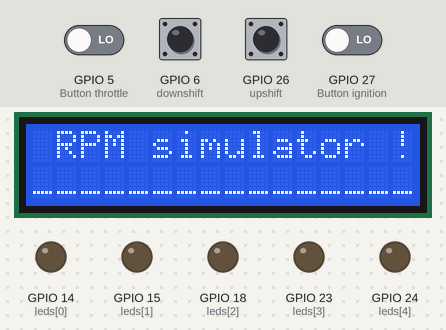
This program was run on a simulated Raspberry Pi (BCM pin numbers). On the bench: 16×2 character LCD, output pins drawn as LEDs (lit = HIGH). Inputs (shaded band) come from the test bench; at power-on: GPIO 5 (Button throttle), GPIO 6 (downshift), GPIO 26 (upshift), GPIO 27 (Button ignition) LOW. Threads take turns every 2 ms; what the program prints to the terminal is not drawn.

Above: at 5.0 s.
5.1 s: GPIO 5 (Button throttle) driven HIGH and GPIO 27 (Button ignition) driven HIGH
6.6 s: GPIO 27 (Button ignition) driven LOW
At 8.3 s:
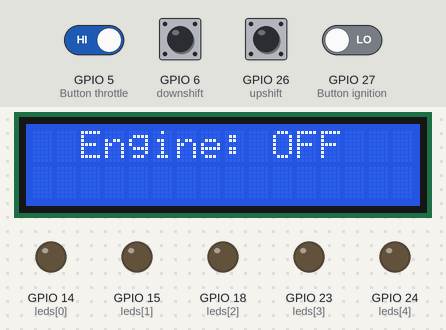
8.6 s: GPIO 27 (Button ignition) driven HIGH
At 9.8 s:
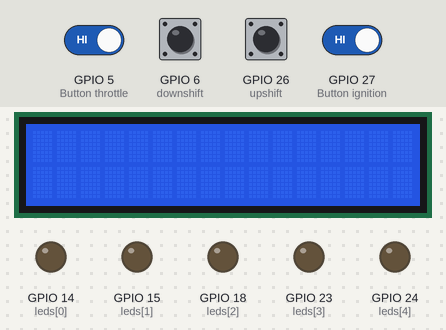
At 12.1 s:
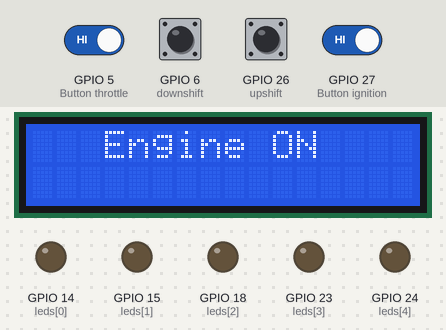
Timing chart, 0 to 19.3 s (numbered marks = the images above; inputs shaded):
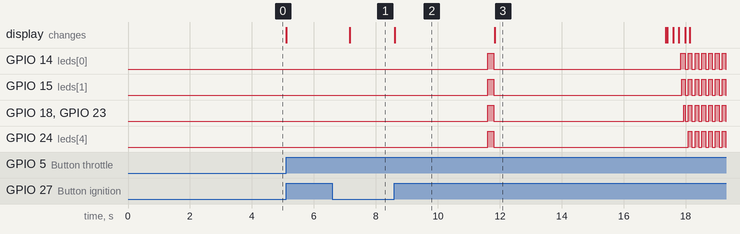

Measured:
- after the input at 6.6 s, the display: changes after 0.56 s (image 1)
- after the input at 8.6 s, GPIO 14 (leds[0]): goes HIGH 0.20 s, LOW 6.0 s, 6 × (HIGH 0.14 s, LOW 0.10 s), HIGH 0.12 s, then LOW, starting after 3.0 s; GPIO 15 (leds[1]): goes HIGH 0.20 s, LOW 6.1 s, 6 × (HIGH 0.10 s, LOW 0.10 s), HIGH 0.12 s, then LOW, starting after 3.0 s
- what the display in image 2 shows lasts 3.2 s, from 8.6 s to 11.8 s

The program:

rev-counter.py
```python
from gpiozero import LED, Button, LEDBoard
from RPLCD.i2c import CharLCD
from time import sleep
import threading
import os

# ==============================
# Terminal styling & formatting
# ==============================
CURSOR_UP = '\033[1A'
CLEAR = '\x1b[2K'
CLEAR_LINE = CURSOR_UP + CLEAR

class color:
   PURPLE = '\033[95m'
   CYAN = '\033[96m'
   DARKCYAN = '\033[36m'
   BLUE = '\033[94m'
   GREEN = '\033[92m'
   YELLOW = '\033[93m'
   RED = '\033[91m'
   BOLD = '\033[1m'
   UNDERLINE = '\033[4m'
   END = '\033[0m'

# ==============================
# Global variables
# ==============================
gear = 0        # Current gear
rpm = 0         # Current RPM
car_moving = 0  # Simple flag to track motion

lock = threading.Lock()  # Synchronization lock

# ==============================
# Hardware setup
# ==============================
leds = LEDBoard(14, 15, 18, 23, 24)   # 5 LEDs for shift light
lcd = CharLCD('PCF8574', 0x27, cols=16, rows=2)  # 16x2 LCD

ignition = Button(27, pull_up=False)  # Engine ON/OFF button
throttle = Button(5, pull_up=False)   # Blue button = Throttle
downshift = Button(6, pull_up=False)  # Yellow button = Downshift
upshift = Button(26, pull_up=False)   # Green button = Upshift

# ==============================
# Functions for car simulation
# ==============================

def acceleration():
    """Handle throttle input and update RPM accordingly."""
    global rpm, gear, car_moving
    while True:
        # If throttle is pressed, RPM rises depending on gear
        while throttle.is_pressed:
            sleep(0.048)
            with lock:
                if gear == 0:  # Neutral rev
                    rpm = min(rpm + 627, 9000)
                elif gear == 1:
                    car_moving = 1
                    rpm = min(rpm + 150, 9000)
                elif gear == 2:
                    car_moving = 1
                    rpm = min(rpm + 84, 9000)
                elif gear == 3:
                    car_moving = 1
                    rpm = min(rpm + 43, 9000)
                elif gear == 4:
                    car_moving = 1
                    rpm = min(rpm + 23, 9000)
                elif gear == 5:
                    car_moving = 1
                    rpm = min(rpm + 12, 9000)
                elif gear == 6:
                    car_moving = 1
                    if rpm > 8500:
                        rpm = min(rpm + 2, 9000)
                    else:
                        rpm = min(rpm + 5, 9000)

        # If throttle is released, RPM drops (engine braking or idle)
        while not throttle.is_pressed:
            sleep(0.048)
            with lock:
                if gear != 0 and rpm > 1200:
                    rpm = max(rpm - 50, 1200)
                elif gear == 0 and rpm > 1200:
                    rpm = max(rpm - 627, 1200)
                elif rpm == 1200:
                    car_moving = 0


def shift_up():
    """Increase gear and adjust RPM drop."""
    global rpm, gear
    while True:
        sleep(0.02)
        if upshift.is_pressed and gear < 6:
            with lock:
                gear = min(gear + 1, 6)
                if car_moving == 1:  # Only drop RPM if moving
                    drop_map = {2: 3200, 3: 2500, 4: 2000, 5: 1500, 6: 1200}
                    rpm = max(rpm - drop_map.get(gear, 0), 1200)
            sleep(0.2)  # Debounce button


def shift_down():
    """Decrease gear and adjust RPM rise."""
    global rpm, gear, car_moving
    while True:
        sleep(0.02)
        if downshift.is_pressed and gear > 0:
            with lock:
                gear = max(gear - 1, 0)
                if car_moving == 1:  # RPM rises only if moving
                    rpm = min(rpm + 1100, 9000)
            sleep(0.2)  # Debounce button


def display():
   global gear, rpm
   lcd.clear()
   lcd.write_string("Gear:       RPM:")
   while True:
      with lock:
         lcd.cursor_pos = (1, 0)
         lcd.write_string(f"{gear:<1}           {rpm:<4}")
      sleep(0.15)

def flash_leds():
    """Control shift light LEDs based on RPM range."""
    global rpm
    while True:
        sleep(0.02)
        if rpm < 6500:
            leds.off()
        elif rpm < 7000:
            leds.on(0); leds.off(1, 2, 3, 4)
        elif rpm < 7500:
            leds.on(0, 1); leds.off(2, 3, 4)
        elif rpm < 8000:
            leds.on(0, 1, 2); leds.off(3, 4)
        elif rpm < 8500:
            leds.on(0, 1, 2, 3); leds.off(4)
        elif rpm < 8700:
            leds.on()
        else:
            # Flashing redline warning
            leds.off()
            sleep(0.1)
            leds.on()
            sleep(0.1)

# ==============================
# Main program flow
# ==============================

os.system("clear")

# Boot animation on LCD
lcd.cursor_pos = (0, 0)
lcd.write_string(" RPM simulator !")
lcd.cursor_pos = (1, 0)
lcd.write_string("________________")
sleep(5)
lcd.clear()
sleep(2)

lcd.cursor_pos = (0, 0)
lcd.write_string("  Engine: OFF  ")

print("To turn on the engine press the " + color.BOLD + "BLACK" + color.END + " button\n")

# Wait for ignition
while True:
    if ignition.is_pressed:
        rpm = 1200
        lcd.clear()
        print(CLEAR_LINE)
        sleep(3)
        break

# Startup sequence
leds.on(); sleep(0.2); leds.off()
lcd.cursor_pos = (0, 0)
lcd.write_string("   Engine ON    ")
sleep(1)

print("\nLoading")
for _ in range(3):
    sleep(1)
    print(" . ")
sleep(1)

os.system("clear")
sleep(0.5)

# Show button legend
print("Button legend:\n")
print(color.BLUE + "   BLUE" + color.END + ": Throttle")
print(color.YELLOW + "   YELLOW" + color.END + ": Shift down")
print(color.GREEN + "   GREEN" + color.END + ": Shift up")

# Start threads
threads = [
    threading.Thread(target=acceleration, daemon=True),
    threading.Thread(target=shift_up, daemon=True),
    threading.Thread(target=shift_down, daemon=True),
    threading.Thread(target=display, daemon=True),
    threading.Thread(target=flash_leds, daemon=True),
]

for t in threads:
    t.start()

# Keep main thread alive forever
while True:
    sleep(1)
```
